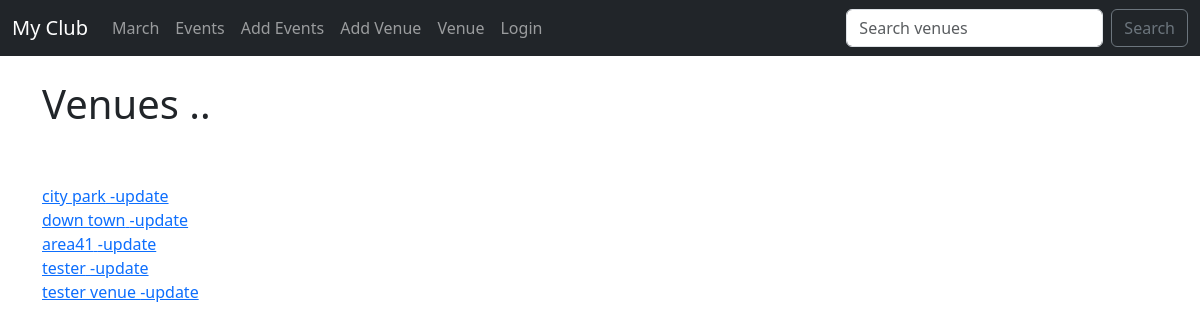
The page /list_venues on the database as committed earlier.
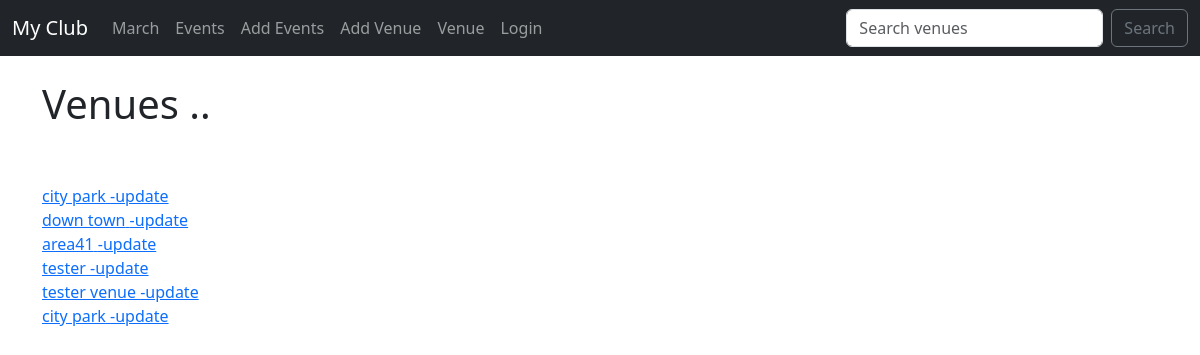
The same page on the database as committed later.
### events/models.py (models this page shows)
class Venue(models.Model):
    name = models.CharField("Venue name", max_length=120)
    address =models.CharField(max_length=300)
    zip_code=models.CharField(max_length=15)
    phone = models.CharField('Contact Phone',max_length=25,blank=True)
    web =models.URLField(blank=True)
    email_address =models.EmailField("Email Address",blank=True)
    def __str__(self):
        return self.name

### events/views.py (the view)
# urls.py: path('list_venues',views.list_venues, name="list-venues"),
def list_venues(request):
     venue_list =Venue.objects.all()
     return render(request, 'events/venues.html',{"venue_list": venue_list})

### events/templates/events/venues.html
{% extends "events/base.html" %} {% block content %}
<h1>Venues ..</h1>
<br><br>
{% for venue in venue_list%}
    <a href="{%url 'show-venue' venue.id%}">{{venue}}</a><a href="{%url 'update-venue' venue.id%}" > -update</a> <br>
{% endfor%}
{% endblock content %}

Rows that differ between the two databases and show on the page:
added Venue: name "city park"
